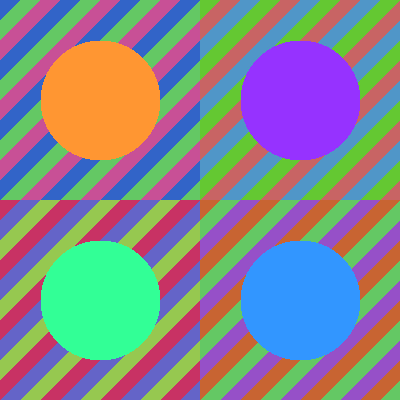

Python code for this plot:
"""
Warhol Solution - Exercise 3 Complete Implementation

Creates a polished 2x2 Warhol pop art grid with distinct color variations.
This demonstrates the complete workflow: source creation, channel manipulation,
and grid composition.

Framework: F1 (Hands-On Discovery)
Exercise: Create from Scratch (solution)
"""

import numpy as np
from PIL import Image

# =============================================================================
# STEP 1: Create a colorful source image
# =============================================================================
# We'll create a geometric pattern that shows color changes clearly
height, width = 200, 200
source = np.zeros((height, width, 3), dtype=np.uint8)

# Create a pattern with diagonal stripes and a central circle
cx, cy = width // 2, height // 2
radius = 60

for y in range(height):
    for x in range(width):
        # Check if inside circle
        dist_from_center = np.sqrt((x - cx)**2 + (y - cy)**2)

        if dist_from_center < radius:
            # Inside circle: warm colors
            source[y, x] = [255, 150, 50]  # Orange
        else:
            # Outside: diagonal stripe pattern
            stripe = (x + y) // 20 % 3
            if stripe == 0:
                source[y, x] = [50, 100, 200]   # Blue
            elif stripe == 1:
                source[y, x] = [100, 200, 100]  # Green
            else:
                source[y, x] = [200, 80, 150]   # Pink

# =============================================================================
# STEP 2: Define four distinct color variations
# =============================================================================
# Choose permutations that create maximum visual contrast
variations = [
    [0, 1, 2],  # Original: Orange circle, blue/green/pink stripes
    [1, 2, 0],  # Rotate left: Cyan circle, different stripe colors
    [2, 0, 1],  # Rotate right: Blue-ish circle, warm stripes
    [2, 1, 0],  # Swap R-B: Teal circle, inverted stripes
]

# =============================================================================
# STEP 3: Create the 2x2 grid canvas
# =============================================================================
grid_height = height * 2
grid_width = width * 2
canvas = np.zeros((grid_height, grid_width, 3), dtype=np.uint8)

# =============================================================================
# STEP 4: Place each variation in its quadrant
# =============================================================================
# Top-left: Original
canvas[0:height, 0:width] = source[:, :, variations[0]]

# Top-right: First rotation
canvas[0:height, width:grid_width] = source[:, :, variations[1]]

# Bottom-left: Second rotation
canvas[height:grid_height, 0:width] = source[:, :, variations[2]]

# Bottom-right: Swap
canvas[height:grid_height, width:grid_width] = source[:, :, variations[3]]

# =============================================================================
# STEP 5: Save the final pop art piece
# =============================================================================
output = Image.fromarray(canvas, mode='RGB')
output.save('warhol_solution.png')

print("Saved warhol_solution.png!")
print("\nChannel arrangements used:")
print("  Top-left:     [R, G, B] - Original colors")
print("  Top-right:    [G, B, R] - Rotate left")
print("  Bottom-left:  [B, R, G] - Rotate right")
print("  Bottom-right: [B, G, R] - Swap R and B")
